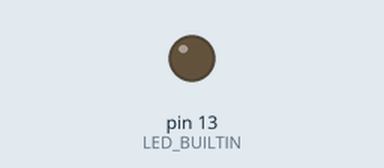
This sketch was run on a simulated Arduino Uno, built with avr-gcc and run on an emulated ATmega328P. Shown: output pins drawn as LEDs (lit = HIGH). EEPROM starts erased; what the sketch prints to the serial monitor is not drawn.

Above: at 1.5 s.
Timing chart, 0 to 3.0 s (numbered marks = the images above):
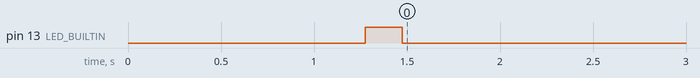

The sketch:

sensorv2.ino
```cpp
#include <avr/pgmspace.h>
#include <EEPROM.h>

int val;
int tempPin = 2;
uint16_t w = 0;
float getFloat;
float read;
int volatile godzina;
int volatile minuta;
bool set = false;

/*
float arr[100];
arr[10] = 5;
arr[20] = 69;
*/

void setup()
{
  Serial.begin(9600);
  pinMode(LED_BUILTIN, OUTPUT);

  /*for(a=0; a<1024; a+=2){
    read = EEPROM.read(a);
    Serial.print(a);
    Serial.print("\t");
    Serial.print(read);
    Serial.print("\t");
    read = EEPROM.read(++a);
    Serial.print(read);
    a--;
    Serial.println();
  }*/

  /*
 for(int a =0; a<100; a++){
  Serial.println(arr[a]);
 }*/

 for(int a = 0; a<4*256; a+=4){
  read = EEPROM.get(a, getFloat);
    Serial.println(read);
 }

}
void loop()
{
  val = analogRead(tempPin);
  float cel =  val*0.48828125;

  if(!set){
    EEPROM.put(w, cel);
    w+= sizeof(float);
  }

  if(w>1024){
      set = true;
  }

  digitalWrite(LED_BUILTIN, HIGH);
  delay(200);
  digitalWrite(LED_BUILTIN, LOW);
  delay(299200);

  /*czas(0,46);
  Serial.print("TEMPRATURE = ");
  Serial.print(cel);
  Serial.print("*C");
  Serial.print("\t");
  Serial.print(w);
  Serial.println();*/
}


// mozna to tez zrobic na return godzina i czas
int czas(int startg,int startm){
  if(!set){
    godzina = startg;
    minuta = startm;
    set = true;
  }

  minuta+=5;
  if(minuta>60){
    godzina++;
    minuta = 0;

    if(godzina>23){
      godzina = 0;
    }
  }

  digitalWrite(LED_BUILTIN, HIGH);
  delay(200);
  digitalWrite(LED_BUILTIN, LOW);
  delay(299200);

  Serial.print(godzina);
  Serial.print(":");
  Serial.print(minuta);
  Serial.print("\t");
}
```

Measured:
- by itself, pin 13 (LED_BUILTIN): LOW → HIGH at 1.3 s, → LOW 0.20 s later
